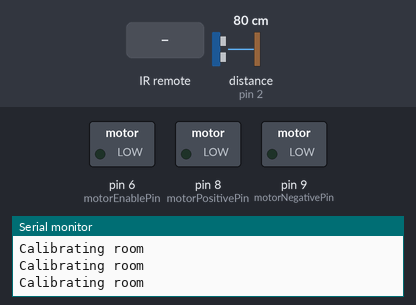
The sketch below on a simulated Arduino Uno, built with avr-gcc and run on an emulated ATmega328P. On the bench: switched loads named in the sketch (green lamp = pin HIGH), the last lines printed to the serial monitor. Wiring (inferred from the names in the program): ultrasonic range finder: trigger pin 3; echo pin 2. Inputs (shaded band) come from the test bench; at power-on: distance to the obstacle (sensor on pin 2) 80 cm. The echo pulse lasts 58.3 µs per cm; pins used as bus, display or sensor lines are not drawn.

Above: at 1.2 s.
1.3 s: infrared code 0xFF02FD received
At 2.1 s:
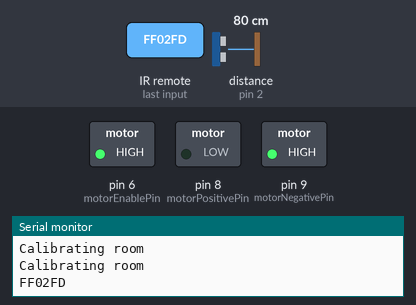
6.8 s: infrared code 0xFF629D received
At 8.86 s:
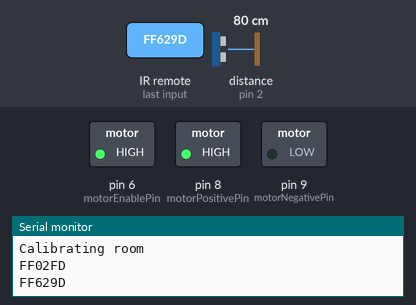
9.8 s: infrared code 0xFFA857 received
At 10.2 s:
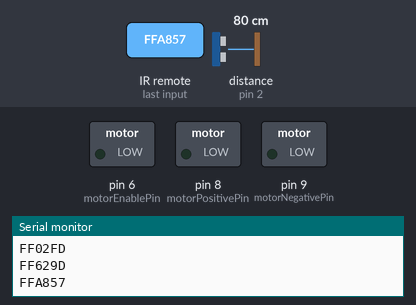
Timing chart, 0 to 12.8 s (numbered marks = the images above; inputs shaded):
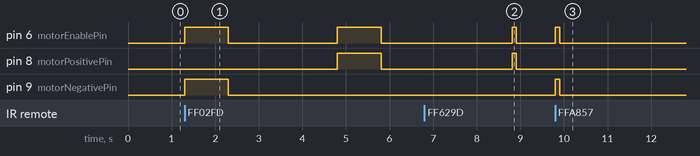

Measured:
- after the input at 1.3 s, pin 6 (motorEnablePin): alternates HIGH for 1.0 s and LOW for 2.5 s, starting at once; pin 8 (motorPositivePin): LOW → HIGH after 3.5 s, → LOW 1.0 s later; pin 9 (motorNegativePin): LOW → HIGH at once, → LOW 1.0 s later
- after the input at 6.8 s, pin 6 (motorEnablePin), pin 8 (motorPositivePin): LOW → HIGH after 2.0 s, → LOW 0.10 s later
- after the input at 9.8 s, pin 6 (motorEnablePin), pin 9 (motorNegativePin): LOW → HIGH at once, → LOW 0.10 s later

The sketch:

sketch_oct15a.ino
```cpp
#include <movingAvg.h>
#include <IRremote.h>
#include "MotorController.h"
#include "ObjectDetector.h"

#define echoPin 2
#define trigPin 3
#define usPowerPin 4

#define irPowerPin 11
#define irGroundPin 12
#define irDataPin 7

#define motorEnablePin 6
#define motorPositivePin 8
#define motorNegativePin 9

#define roomCalibrationAvgCount 30
#define distanceAvgCount 1

int32_t motorRolldownValue = 1000;
int32_t motorRollupValue = 1000;
double detectionSensitivity = 0.5;


long duration; // variable for the duration of sound wave travel
int distance; // variable for the distance measurement
bool calibration = true;

MotorController motorController(motorEnablePin, motorPositivePin, motorNegativePin);
ObjectDetector objectDetector(trigPin,echoPin);

movingAvg roomCalibrationMovingAvg(roomCalibrationAvgCount);
movingAvg currentDistanceMovingAvg(distanceAvgCount);

IRrecv irrecv(irDataPin);
decode_results signals;

void setup() {

  Serial.begin(9600);

  pinMode(usPowerPin, OUTPUT); //used as a 5v supplier pin
  digitalWrite(usPowerPin, HIGH);

  pinMode(irPowerPin, OUTPUT);
  digitalWrite(irPowerPin, HIGH);
  irrecv.enableIRIn();

  objectDetector.setCallback(&callback);
}


void callback(){
  scare();
  objectDetector.calibrate();
}

void loop() {

  objectDetector.read();


  if (irrecv.decode(&signals)) {
        Serial.println(signals.value, HEX);
        handleIRCommand(signals.value);
        irrecv.resume(); // get the next signal
  }
}

void handleIRCommand(uint32_t command){

  switch(command){

    // Activate
    // Middle button
    case 0xFF02FD:
      scare();
    break;

    // Calibration motor up
    // Arrow up
    case 0xFF629D:
      motorController.moveMotorsUpFor(100);
      //moveMotorsUpFor(100);
    break;

    // Calibration motor down
    // Arrow down
    case 0xFFA857:
      motorController.moveMotorsDownFor(100);
      //moveMotorsDownFor(100);
    break;

    // Increase roll down length
    // 1 Button
    case 0xFF6897:
      motorRolldownValue += 50;
    break;

    // Decrease roll down length
    // 2 Button
    case 0xFF9867:
      motorRolldownValue -= 50;
    break;


    // Increase roll up length
    // 4 Button
    case 0xFF30CF:
      motorRollupValue += 50;
    break;

    // Decrease roll up length
    // 5 Button
    case 0xFF18E7:
      motorRollupValue -= 50;
    break;

    // Increase sensitivity
    // 7 Button
    case 0xFF10EF:
      objectDetector.changeSensitivity(0.05);
    break;

    // Decrease sensitivity
    // 8 Button
    case 0xFF38C7:
    objectDetector.changeSensitivity(-0.05);
    break;

  }
}

void scare(){
  moveMotors();
  delay(3000);

}

void moveMotors(){
  motorController.moveMotorsDownFor(motorRolldownValue);
  delay(2500);
  motorController.moveMotorsUpFor(motorRollupValue);
}
```

MotorController.cpp
```cpp
#include "MotorController.h"


MotorController::MotorController(int motorEnable, int motorPositive, int motorNegative){
  motorEnablePin = motorEnable;
  motorPositivePin = motorPositive;
  motorNegativePin = motorNegative;

  pinMode(motorEnablePin, OUTPUT);
  pinMode(motorPositivePin, OUTPUT);
  pinMode(motorNegativePin, OUTPUT);

}


void MotorController::moveMotorsDownFor(int32_t time){
  moveMotorDirectionFor(true, time);
}

void MotorController::moveMotorsUpFor(int32_t time){
  moveMotorDirectionFor(false, time);
}

void MotorController::moveMotorDirectionFor(bool rollDown, int32_t time){
  digitalWrite(motorEnablePin, HIGH);
  digitalWrite(motorPositivePin, !rollDown);
  digitalWrite(motorNegativePin, rollDown);

  delay(time);
  digitalWrite(motorEnablePin, LOW);
  digitalWrite(motorPositivePin, LOW);
  digitalWrite(motorNegativePin, LOW);
}
```

MotorController.h
```cpp
#include <Arduino.h>

class MotorController {

  public:

    MotorController(int motorEnable, int motorPositive, int motorNegative);

    void moveMotorsDownFor(int32_t time);

    void moveMotorsUpFor(int32_t time);

    void moveMotorDirectionFor(bool rollDown, int32_t time);

  private:

    int motorEnablePin;

    int motorPositivePin;

    int motorNegativePin;

};
```

ObjectDetector.cpp
```cpp
#include "ObjectDetector.h"


void ObjectDetector::setCallback(void (*func)()){
  detectionCallback = func;
}


void ObjectDetector::changeSensitivity(double change){
  detectionSensitivity += change;
}

void ObjectDetector::calibrate(){
  roomCalibrationMovingAvg.reset();
  calibration = true;
}

void ObjectDetector::read(){

  int currentDistance = readDistance();
  int roomCalibrationAvgDistance = roomCalibrationMovingAvg.reading(currentDistance);
  int avgCurrentDistance = currentDistanceMovingAvg.reading(currentDistance);


  if(calibration){
    return waitForAverageRoomDistance();
  }


  if(inTargetDistance(roomCalibrationAvgDistance, avgCurrentDistance)){
    detectionCallback();
  }

}

void ObjectDetector::waitForAverageRoomDistance(){
    Serial.println("Calibrating room");
    calibration = roomCalibrationAvgCount > roomCalibrationMovingAvg.getCount();
    return;
}

int ObjectDetector::readDistance(){
  digitalWrite(triggerPin, LOW);
  delayMicroseconds(2);
  digitalWrite(triggerPin, HIGH);
  delayMicroseconds(10);
  digitalWrite(triggerPin, LOW);
  duration = pulseIn(echoPin, HIGH);
  return duration * 0.034 / 2; // Speed of sound wave divided by 2 (go and back)
}


bool ObjectDetector::inTargetDistance(int baselineDistance, int currentDistance){
  return baselineDistance * detectionSensitivity > currentDistance;
}
```

ObjectDetector.h
```cpp
#include <Arduino.h>
#include <movingAvg.h>

class ObjectDetector {


public:
  ObjectDetector(int triggerPin, int echoPin) : triggerPin(triggerPin),
                                                echoPin(echoPin),
                                                roomCalibrationMovingAvg(roomCalibrationAvgCount),
                                                currentDistanceMovingAvg(distanceAvgCount){

    pinMode(triggerPin, OUTPUT); // Sets the trigPin as an OUTPUT
    pinMode(echoPin, INPUT); // Sets the echoPin as an INPUT

    roomCalibrationMovingAvg.begin();
    currentDistanceMovingAvg.begin();
  }

  void setCallback(void (*func)());

  void changeSensitivity(double change);

  void calibrate();

  void read();


private:
  void (*detectionCallback)();

  const int roomCalibrationAvgCount = 30;
  const int distanceAvgCount = 1;
  movingAvg roomCalibrationMovingAvg;
  movingAvg currentDistanceMovingAvg;

  bool inTargetDistance(int baselineDistance, int currentDistance);
  void waitForAverageRoomDistance();
  int readDistance();
  int baselineDistance;

  double detectionSensitivity = 0.5;
  bool calibration = true;

  long duration;  // variable for the duration of sound wave travel

  int triggerPin;
  int echoPin;


};
```
